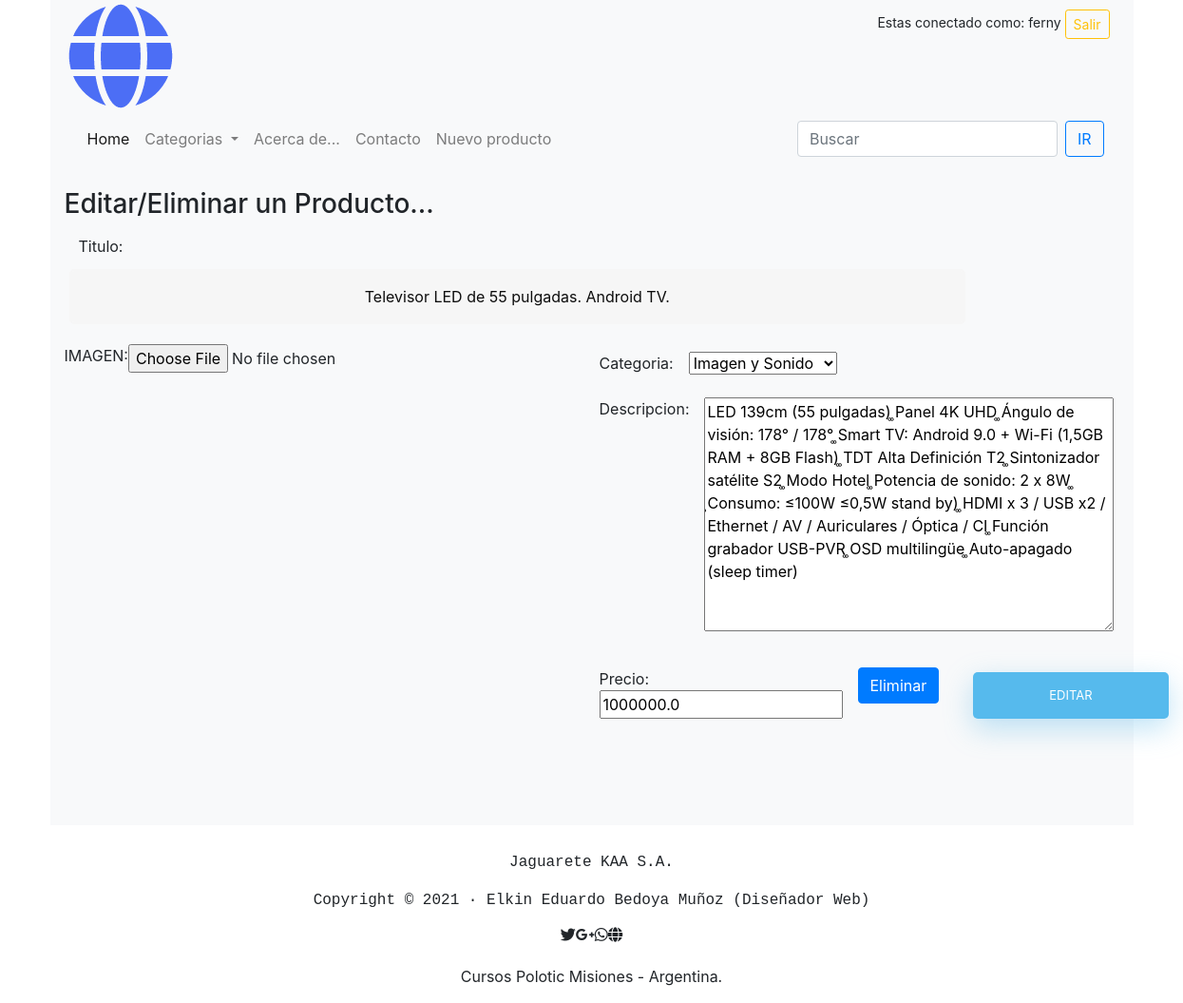
/producto_editar/1 (signed in), run on the app's committed database.
### sitio/models.py (models this page shows)
class Producto(models.Model):
    titulo = models.CharField(max_length=128, null=False)
    imagen = models.FileField(upload_to='imagenes/')
    descripcion = models.CharField(max_length=1000, null=False)
    precio = models.FloatField(null=False)                       # models.DecimalField(..., max_digits=5, decimal_places=2) models.FloatField
    categoria = models.ForeignKey(Categoria, on_delete=models.CASCADE, related_name="clasificacion_categoria")

### sitio/views.py (the view)
# urls.py: path('producto_editar/<int:producto_id>', views.producto_editar, name="producto_editar"),
@login_required
def producto_editar(request, producto_id):
    un_producto = get_object_or_404(Producto, id=producto_id)
    if request.method == "POST":
        form = FormProducto(data=request.POST, files=request.FILES, instance=un_producto)
        if form.is_valid():
            form.save()
            return redirect("sitio:index")
    else:
        form = FormProducto(instance = un_producto)
        return render(request, 'tienda/producto_edicion.html', {
            "producto": un_producto,
            "form": form
        })

### sitio/forms.py
class FormProducto(forms.ModelForm):
    class Meta:
        model = Producto
        fields = ('categoria',  'titulo', 'descripcion', 'imagen', 'precio')
        widgets = {
            'titulo': forms.TextInput(attrs={'class': 'pub_titulo'}),
            'descripcion': forms.Textarea(attrs={'class': 'pub_descripcion'}),
            'imagen': forms.FileInput(attrs={'name':'imagen_adjunta', 'class': 'pub_imagen'}),
        }

### sitio/models.py (called while the page is built)
    def __str__(self):
        return f"{self.descripcion}"

### sitio/templates/tienda/producto_edicion.html (shortened to what this page needs)
{% extends "tienda/layout.html" %}
{% block content %}
<br>
<h3>Editar/Eliminar un Producto...</h3>
<form enctype="multipart/form-data" action="{% url 'sitio:producto_editar' producto.id%}" method="post" >
    <div class="container">
    <div class="form-group row">
        <label for="titulo_input"  class="col-sm-2 col-form-label">Titulo:</label> {{ form.titulo }} {{ form.titulo.errors }}
    </div>
        <div class="row">
            <div class="col-lg-6 col-md-6 col-xs-6 thumb">
                 <div class="form-group row">
                    <label for="imagen_input"  class="">IMAGEN: </label> {{ form.imagen }} {{ form.imagen.errors }}
                </div>
                <div class="d-flex align-items-end flex-column" style="height: 250px;">
                      <div class="mt-auto p-3">
                      </div>
                </div>
            </div>
            <div class="col-lg-6 col-md-6 col-xs-6 thumb">
                    <div class="form-group row"  class="">
                        <div class="d-flex">
                            <div class="p-2"><label for="categoria_input"  class="">Categoria: </label>
                            </div>
                            <div class="ml-auto p-2">
                             {{ form.categoria }} {{ form.categoria.errors }}
                            </div>
                        </div>
                        <div class="d-flex">
                            <div class="p-2"><label for="descripcion_input">Descripcion:</label>
                            </div>
                            <div class="ml-auto p-2">
                                 {{ form.descripcion }} {{ form.descripcion.errors }}
                            </div>
                        </div>
                    </div>
                  <div class="form-group row">
                    <div class="d-flex align-items-top">
                        <div class="mr-auto p-2">Precio:{{ form.precio }} {{ form.precio.errors }}
                        </div>
                        <div class="p-2">
                            <a href="{% url 'sitio:producto_eliminar' producto.id %}" class="btn btn-primary btn" type="button">Eliminar</a>
                        </div>
                        <div class="p-2">
                        <input type="submit" class="btn btn-primary btn-sm" value="Editar">
                        </div>
                    </div>
                </div>
             </div>
          </div>
        </div>
    <br>
    <br>
</form>
{% endblock %}

### sitio/templates/tienda/layout.html (shortened to what this page needs)
{% load static %}
<!DOCTYPE html>
<html lang="es">
    <head>
        <link rel="stylesheet" href="{% static 'estilos.css' %}">
        <link rel="stylesheet" href="https://stackpath.bootstrapcdn.com/bootstrap/4.3.1/css/bootstrap.min.css"
>
        <link href="https://use.fontawesome.com/releases/v5.0.8/css/all.css" rel="stylesheet"/>
        <link href="https://maxcdn.bootstrapcdn.com/bootstrap/4.0.0/css/bootstrap.min.css" rel="stylesheet"/>
        <link rel="stylesheet" href="https://use.fontawesome.com/releases/v5.0.13/css/all.css">
    </head>
    <body>
        <div class="container bg-light">
            <header>
                <div id="bloque_login">
                    {% if user.is_authenticated %}
                        Estas conectado como: {{ user.get_username }}
                        <a role="button" class="btn btn-outline-warning btn-sm" href="{% url 'logout' %}?next={{request.path}}">Salir</a>
                    {% endif %}
                </div>
                <a class="nombre" href="{% url 'sitio:index' %}"><img class="logo" src="{% static 'img/logo_azul.png' %}" alt="Desarrollo Web">
                </a>
            </header>
            <nav id="menu_principal" class="navbar navbar-expand-lg navbar-light bg-light">
                  <div class="collapse navbar-collapse" id="navbarSupportedContent">
                    <ul class="navbar-nav mr-auto">
                      <li class="nav-item active">
                        <a class="nav-link" href="{% url 'sitio:index' %}">Home <span class="sr-only">(current)</span></a>
                      </li>
                      <li class="nav-item dropdown">
                        <a class="nav-link dropdown-toggle" href="#" id="navbarDropdown" role="button" data-toggle="dropdown" aria-haspopup="true" aria-expanded="false">
                          Categorias
                        </a>
                      </li>
                        <li class="nav-item">
                            <a class="nav-link" href="{% url 'sitio:about' %}">
                                Acerca de...
                            </a>
                        </li>
                       <li class="nav-item">
                            <a class="nav-link" href="{% url 'sitio:contact' %}">
                                Contacto
                            </a>
                        </li>
                        {% if perms.sitio.delete_producto %}
                            <li class="nav-item">
                                <a class="nav-link" href="{% url 'sitio:producto_alta' %}">
                                    Nuevo producto
                                </a>
                            </li>
                        {% endif %}
                    </ul>
                    <form action="{% url 'sitio:filtro_productos' %}" method="get"class="form-inline my-2 my-lg-0">
                      <input class="form-control mr-sm-2" type="search" placeholder="Buscar" name= "busqueda" aria-label="Search" value = "{{ request.GET.busqueda }}">
                      <button class="btn btn-outline-primary" type="submit">IR</button>
                    </form>
                  </div>
                </nav>
            {% block content %}
            {% endblock %}
        </div>
    </body>
    <footer>
        <div class="container">
            <div class="row redes-sociales justify-content-center">
                <div class="col-auto">
                </div>
                <div class="col-12 text-center copyright">
                    <samp>
                        <br>
                        <p>Jaguarete KAA S.A.</p>
                    </samp>
                    <samp>
                        <p>Copyright &copy; 2021 · Elkin Eduardo Bedoya Muñoz (Diseñador Web) </p>
                    </samp>
                </div>
            </div>
        </div>
    </footer>
    <div class="footer">
    <div class="container">
        <div class="row ">
            <div class="col-12 in-line d-flex justify-content-center">
                    <i class="fab fa-twitter"></i>
                    <i class="fab fa-google-plus-g"></i>
                    <i class="fab fa-whatsapp"></i>
                    <i class="fas fa-globe"></i>
            </div>
        </div>
        <div class="row">
            <div class="col-12 ">
                <br>
                 <p class="text-center">Cursos Polotic Misiones - Argentina.</p>
            </div>
        </div>
    </div>
</div>
</html>

### sitio/static/estilos.css (style rules this page uses)
#menu_principal { align-items: center; }
#bloque_login { display: block; float: right; font-size: 14px; margin: 10px; }
input[type=button], input[type=submit], input[type=reset] { background-color: #56baed; border: none; color: white; padding: 15px 80px; text-align: center; text-decoration: none; display: inline-block; text-transform: uppercase; font-size: 13px; -webkit-box-shadow: 0 10px 30px 0 rgba(95,186,233,0.4); box-shadow: 0 10px 30px 0 rgba(95,186,233,0.4); -webkit-border-radius: 5px 5px 5px 5px; border-radius: 5px 5px 5px 5px; margin: 5px 20px 40px 20px; -webkit-transition: all 0.3s ease-in-out; -moz-transition: all 0.3s ease-in-out; -ms-transition: all 0.3s ease-in-out; -o-transition: all 0.3s ease-in-out; transition: all 0.3s ease-in-out; }
input[type=text], input[type=password], input[type=email] { background-color: #f6f6f6; border: none; color: #0d0d0d; padding: 15px 32px; text-align: center; text-decoration: none; display: inline-block; font-size: 16px; margin: 5px; width: 85%; border: 2px solid #f6f6f6; -webkit-transition: all 0.5s ease-in-out; -moz-transition: all 0.5s ease-in-out; -ms-transition: all 0.5s ease-in-out; -o-transition: all 0.5s ease-in-out; transition: all 0.5s ease-in-out; -webkit-border-radius: 5px 5px 5px 5px; border-radius: 5px 5px 5px 5px; }
input[type=text]:placeholder, input[type=password]:placeholder, input[type=email]:placeholder { color: #cccccc; }

### data on the page
Producto: titulo "Televisor LED de 55 pulgadas. Android TV.", categoria "Imagen y Sonido", descripcion "LED 139cm (55 pulgadas) ͚Panel 4K UHD ͚Ángulo de visión: 178° / 178° ͚Smart TV: Android 9.0 + Wi-Fi (1,5GB RAM + 8GB Flash) ͚TDT Alta Definición T2 ͚Sintonizador satélite S2 ͚Modo Hotel ͚Potencia de sonido: 2 x 8W ͚Consumo: ≤100W ≤0,5W stand by) ͚HDMI x 3 / USB x2 / Ethernet / AV / Auriculares / Óptica / CI ͚Función grabador USB-PVR ͚OSD multilingüe ͚Auto-apagado (sleep timer)", precio "1000000.0"

### other printed values
{{ user.get_username }} "ferny"
